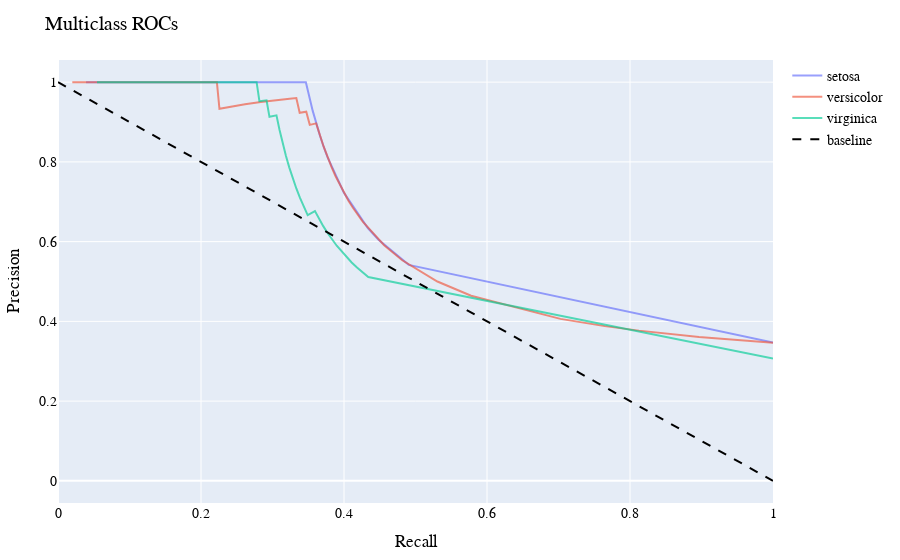

Notebook code for this chart:
### Markdown cell above
# Precision-Recall Curves
In addition to ROC curves, one can also plot Precision-Recall (PR) curves.
We use the previous code with a slight modification to plot PR curves instead of ROC curves.

### Code cell
using PlotlyJS, MLJBase, MLJLinearModels, Random, CategoricalArrays, DataFrames

function display_multiclass_roc()
    Random.seed!(42) # for reproducibility
    df = DataFrame(dataset("iris"))
    df = df[shuffle(1:nrows(df)),:]
    X, y = unpack(df, x -> x!=:species && x!=:species_id, ==(:species))
    y = categorical(y)
    X = coerce(X, :petal_length => Continuous, :petal_width => Continuous, 
              :sepal_length => Continuous, :sepal_width => Continuous)
    
    train, test = partition(1:nrows(X), 0.5)
    mach = machine(LogisticClassifier(), X, y)
    fit!(mach; rows = train)
    
    ŷ = predict(mach, X[test, :])
    yt = y[test]
    
    ts = 0:0.01:1
    
    precs = []
    reclls = []
    
    count_true_pos(preds, gts, thhold, class) = count(yy -> class==yy[1] && pdf(yy[2],class)>thhold, zip(gts,preds))
    count_false_pos(preds, gts, thhold, class) = count(yy -> class!=yy[1] && pdf(yy[2],class)>thhold, zip(gts,preds))
    count_correct(preds, gts, thhold, class) = count(yy -> class==yy[1] && pdf(yy[2],class)>thhold, zip(gts,preds)) + count(yy -> class!=yy[1] && pdf(yy[2],class)<thhold, zip(gts,preds))
    
    for lvl in levels(yt)
        push!(precs, [count_true_pos(ŷ, yt, t, lvl)/count(x -> pdf(x,lvl)>t, ŷ) for t in ts])
        push!(reclls, [count_true_pos(ŷ, yt, t, lvl)/count_correct(ŷ, yt, t, lvl) for t in ts])
    end
    
    roc_traces = [scatter(; x=reclls[i], y=precs[i], name=levels(yt)[i], opacity=0.65) for i in 1:length(levels(yt))]
    diagonal_trace = scatter(; x=0:0.1:1, y=1:-0.1:0, mode="lines", line=attr(dash="dash", color="black"), 
                               name="baseline")
    layout = Layout(xaxis_title="Recall", yaxis_title="Precision", 
                    title = "Multiclass ROCs", 
                    font=attr(family="Veranda", size=14,color="Black"))
    Plot([roc_traces..., diagonal_trace], layout)
end

display_multiclass_roc()
